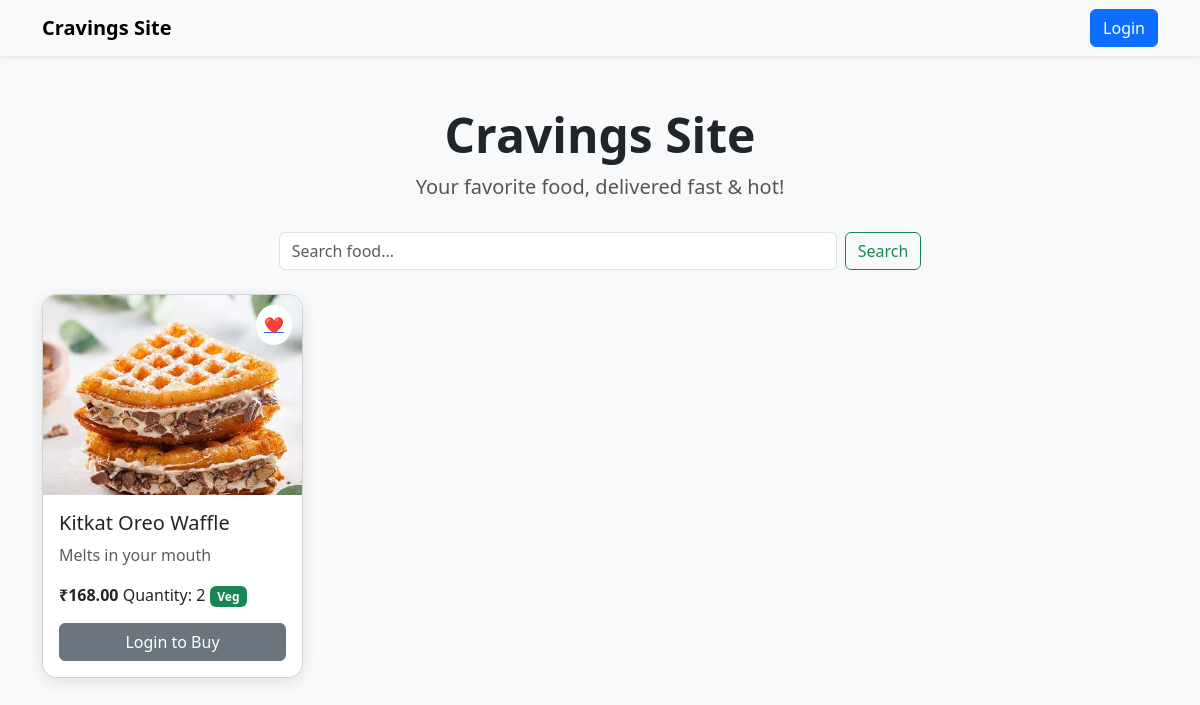
The page / on the database its author committed.
### tables this page shows
CREATE TABLE `foods` (
  `food_id` int(11) NOT NULL,
  `vendor_id` int(11) NOT NULL,
  `name` varchar(100) NOT NULL,
  `description` text DEFAULT NULL,
  `price` decimal(10,2) NOT NULL,
  `quantity` int(11) NOT NULL DEFAULT 0,
  `available` tinyint(1) DEFAULT 1,
  `created_at` timestamp NOT NULL DEFAULT current_timestamp(),
  `dietary` enum('veg','non-veg') NOT NULL DEFAULT 'veg',
  `image_path` varchar(255) DEFAULT NULL
);

### index.php (the view, shortened to what this page needs)
<?php
$conn = new mysqli("localhost", "root", "", "foodie");
$search = "";
if (isset($_GET['search'])) {
    $search = $_GET['search'];
    $stmt = $conn->prepare("SELECT * FROM foods WHERE name LIKE ?");
    $like = "%" . $search . "%";
    $stmt->bind_param("s", $like);
} else {
    $stmt = $conn->prepare("SELECT * FROM foods");
}
$stmt->execute();
$result = $stmt->get_result();
?>
<!DOCTYPE html>
<html lang="en">
<head>
    <link href="https://cdn.jsdelivr.net/npm/bootstrap@5.3.2/dist/css/bootstrap.min.css" rel="stylesheet">
</head>
<body>
    <nav class="navbar navbar-expand-lg bg-light shadow-sm">
        <div class="container">
            <a class="navbar-brand fw-bold" href="#">Cravings Site</a>
            <div class="d-flex">
                <?php if (isset($_SESSION['user_id'])): ?>
                    <a href="index.php" class="btn btn-success me-2">Dashboard</a>
                    <a href="orders.php" class="btn btn-outline-primary me-2">My Orders</a>
                    <a href="favorites.php" class="btn btn-outline-warning me-2">Favorites</a>
                    <a href="logout.php" class="btn btn-danger">Logout</a>
                <?php else: ?>
                    <a href="login.php" class="btn btn-primary">Login</a>
                <?php endif; ?>
            </div>
        </div>
    </nav>
    <div class="site-header">
        <h1>Cravings Site</h1>
        <p>Your favorite food, delivered fast & hot!</p>
    </div>
    <div class="container mb-4">
        <form method="get" class="d-flex justify-content-center">
            <input type="text" name="search" class="form-control w-50 me-2" placeholder="Search food..." value="<?= htmlspecialchars($search) ?>">
            <button class="btn btn-outline-success">Search</button>
        </form>
    </div>
    <div class="container">
        <div class="row g-4">
            <?php while ($row = $result->fetch_assoc()): ?>
                <div class="col-md-4 col-lg-3">
                    <div class="card food-card position-relative">
                        <a href="favorites_action.php?action=add&food_id=<?= $row['food_id'] ?>" class="favorite-btn" title="Add to Favorites">
    ❤️
</a>
                        <?php if ($row['image_path']): ?>
                            <img src="<?= htmlspecialchars($row['image_path']) ?>" class="food-img" alt="<?= htmlspecialchars($row['name']) ?>">
                        <?php else: ?>
                            <img src="uploads/placeholder.png" class="food-img" alt="No image">
                        <?php endif; ?>
                        <div class="card-body">
                            <h5 class="card-title"><?= htmlspecialchars($row['name']) ?></h5>
                            <p class="card-text text-muted"><?= htmlspecialchars($row['description']) ?></p>
                            <p>
                                <strong>₹<?= number_format($row['price'], 2) ?></strong>
                                Quantity: <?= $row['quantity'] ?>
                                <span class="badge bg-<?= $row['dietary'] == 'veg' ? 'success' : 'danger' ?>">
                                    <?= ucfirst($row['dietary']) ?>
                                </span>
                            </p>
                            <?php if ($row['quantity'] > 0): ?>
                                <?php if (isset($_SESSION['user_id'])): ?>
                                    <a href="buy.php?food_id=<?= $row['food_id'] ?>" class="btn btn-primary w-100">Buy Now</a>
                                <?php else: ?>
                                    <a href="login.php" class="btn btn-secondary w-100">Login to Buy</a>
                                <?php endif; ?>
                            <?php else: ?>
                                <button class="btn btn-danger w-100" disabled>Out of Stock</button>
                            <?php endif; ?>
                        </div>
                    </div>
                </div>
            <?php endwhile; ?>
        </div>
    </div>
</body>
</html>

### index.php (style rules this page uses)
body { background: #f8f9fa; font-family: 'Segoe UI', Tahoma, Geneva, Verdana, sans-serif; }
.site-header { text-align: center; margin-top: 50px; margin-bottom: 30px; }
.site-header h1 { font-size: 3rem; font-weight: bold; }
.site-header p { font-size: 1.25rem; color: #555; }
.food-card { border-radius: 15px; overflow: hidden; box-shadow: 0px 4px 15px rgba(0,0,0,0.1); transition: transform 0.2s; }
.food-img { height: 200px; object-fit: cover; width: 100%; }
.favorite-btn { position: absolute; top: 10px; right: 10px; border: none; background: white; border-radius: 50%; padding: 8px; cursor: pointer; }

### rows shown on the page
foods: image_path (picture), name "Kitkat Oreo Waffle", description "Melts in your mouth", price "168.00", quantity "2", dietary "Veg", shows "Login to Buy"
